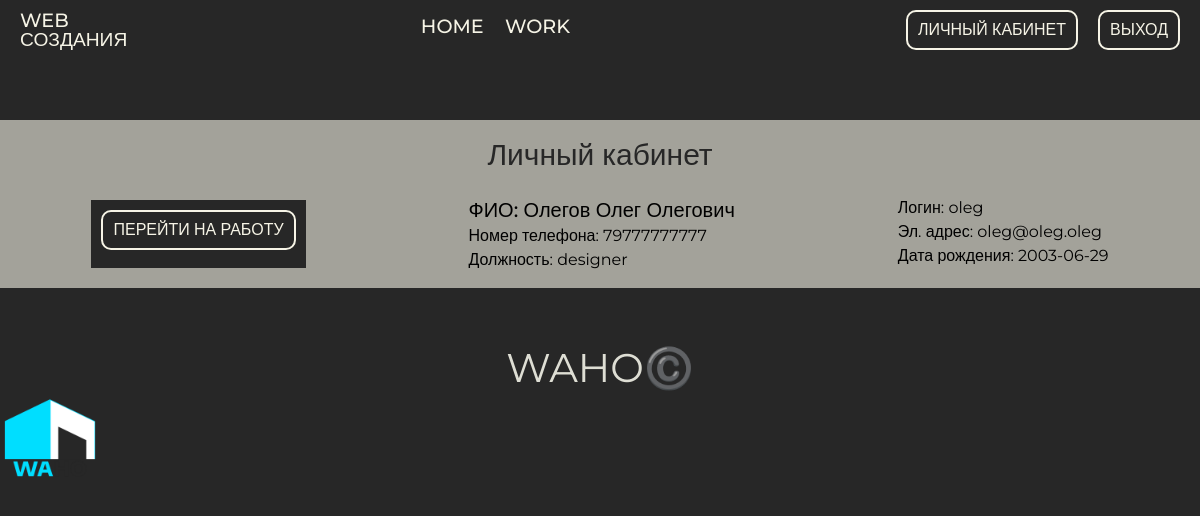
Page /LK.php (signed in) on the committed database.
### tables this page shows
CREATE TABLE `users` (
  `id_user` int(5) NOT NULL,
  `surname` varchar(100) NOT NULL,
  `name` varchar(100) NOT NULL,
  `patronymic` varchar(100) DEFAULT NULL,
  `login` varchar(100) NOT NULL,
  `email` varchar(50) NOT NULL,
  `phone` varchar(11) NOT NULL,
  `age` date DEFAULT NULL,
  `jobe_title` int(5) NOT NULL,
  `password` varchar(50) NOT NULL,
  `role` int(11) NOT NULL,
  `status_empl` int(5) NOT NULL
);

CREATE TABLE `job_title_bd` (
  `id_job` int(5) NOT NULL,
  `job_title` varchar(11) NOT NULL
);

### LK.php (the view, shortened to what this page needs)
<div class="body_content">
<?php
    include('header.php');
    include('connect.php');
    $user_id = $_SESSION['user_id'];
    $role = $_SESSION['user_role'];
    $sql_LK = "SELECT `id_user`, `surname`, `name`, `patronymic`, `login`, `email`, `phone`, `age`, `password`, `role`, `job_title` FROM `users` JOIN job_title_bd ON users.jobe_title = job_title_bd.id_job WHERE role = '$role' and id_user = '$user_id'";
    $res_LK = mysqli_query($con, $sql_LK);
    $user = mysqli_fetch_array($res_LK);
?>
<div class="main_bl">
    <div class="container">
        <div class="main_content">
            <div class="LK_card">
                <h2 class="LK_title">Личный кабинет</h2>
                <div class="LK_text">
                    <ul class="buttons">
                        <a href="/work.php" class="btn">Перейти на работу</a>
                    </ul>
                    <ul>
                        <li class="LK__name">ФИО: <?=$user['name'];?> <?=$user['surname'];?> <?=$user['patronymic'];?></li>
                        <li class="LK_p">Номер телефона: <?=$user['phone'];?></li>
                        <li class="LK_p">Должность: <?=$user['job_title'];?></li>
                    </ul>
                    <ul>
                        <li class="LK_p">Логин: <?=$user['login'];?></li>
                        <li class="LK_p">Эл. адрес: <?=$user['email'];?></li>
                        <li class="LK_p">Дата рождения: <?=$user['age'];?></li>
                    </ul>
                </div>
            </div>
        </div>
    </div>
</div>
<?php
    include("footer.php");
?>

### header.php (shortened to what this page needs)
<!DOCTYPE html>
<html lang="en">
<head>
   <link rel="stylesheet" href="style.css">
</head>
<body>
   <header>
      <a class="logo">
         WEB Создания
      </a>
      <nav class="navMenu">
         <a href="/index.php">Home</a>
         <a href="/work.php">Work</a>
      </nav>
      <div class="header__buttons">
         <?php
            if($_SESSION) {
        ?>
            <a href="LK.php" class="btn">Личный кабинет</a>
            <a href="logout.php" class="btn">Выход</a>
        <?php
            } else {
        ?>
            <button class="btn" id="authBtn">Вход</button>
            <button class="btn" id="regBtn">Регистрация</button>
        <?php
            }
        ?>
      </div>
   </header>

### admin/kursach_mullagaleev/footer.php
<footer>
	<h1>WAHO©️</h1>
	<p><img src="/img/logo.png" alt="WAHO" width="100px"></p>
</footer>
</body>
</html>

### style.css (style rules this page uses)
html, body, div, span, applet, object, iframe, h1, h2, h3, h4, h5, h6, p, blockquote, pre, a, abbr, acronym, address, big, cite, code, del, dfn, em, img, ins, kbd, q, s, samp, small, strike, strong, sub, sup, tt, var, b, u, i, center, dl, dt, dd, ol, ul, li, fieldset, form, label, legend, table, caption, tbody, tfoot, thead, tr, th, td, article, aside, canvas, details, embed, figure, figcaption, footer, header, hgroup, menu, nav, output, ruby, section, summary, time, mark, audio, video { margin: 0; padding: 0; border: 0; font-size: 100%; font: inherit; vertical-align: baseline; }
article, aside, details, figcaption, figure, footer, header, hgroup, menu, nav, section { display: block; }
html { height: 100%; }
body { line-height: 1; font-family: "Montserrat", sans-serif; background: #272727; }
ol, ul { list-style: none; }
.container { max-width: 1280px; margin: 0 auto; }
h1 { color: #deded4; font-size: 40px; text-align: center; }
header { display: flex; justify-content: space-between; align-items: center; padding: 10px 20px; }
.btn { background: none; color: #f6f4e6; cursor: pointer; text-decoration: none; text-transform: uppercase; font-weight: 500; display: inline-block; -webkit-transition: all 0.2s ease-in-out; transition: all 0.2s ease-in-out; border: 2px solid #f6f4e6 ; padding: 10px; border-radius: 10px; }
.logo { color: #f6f4e6; cursor: pointer; text-decoration: none; font-size: 1.2em; text-transform: uppercase; font-weight: 500; display: inline-block; width: 80px; -webkit-transition: all 0.2s ease-in-out; transition: all 0.2s ease-in-out; }
.header__buttons { align-items: center; display: flex; flex-direction: row; gap: 20px; }
.navMenu a { color: #f6f4e6; text-decoration: none; font-size: 1.2em; text-transform: uppercase; font-weight: 500; display: inline-block; width: 80px; -webkit-transition: all 0.2s ease-in-out; transition: all 0.2s ease-in-out; }
.main_bl { margin-top: 60px; margin-bottom: 60px; }
.main_content { display: flex; justify-content: center; flex-direction: column; gap: 20px; position: relative; }
.LK_card { display: flex; background: #f6f4e69a; padding: 20px; flex-direction: column; gap: 30px; }
.LK_title { font-size: 30px; color: #272727; text-align: center; }
.LK_text { display: flex; justify-content: space-around; gap: 20px; }
.LK_text ul { display: flex; flex-direction: column; gap: 8px; }
.LK__name { font-size: 20px; font-weight: 500; }
.buttons { display: flex; flex-direction: column; gap: 20px; background: #272727; padding: 10px; }

### rows in the picture
users: name "Олегов", surname "Олег", patronymic "Олегович", phone "79777777777", jobe_title.job_title "designer", login "oleg", email "oleg@oleg.oleg", age "2003-06-29"
